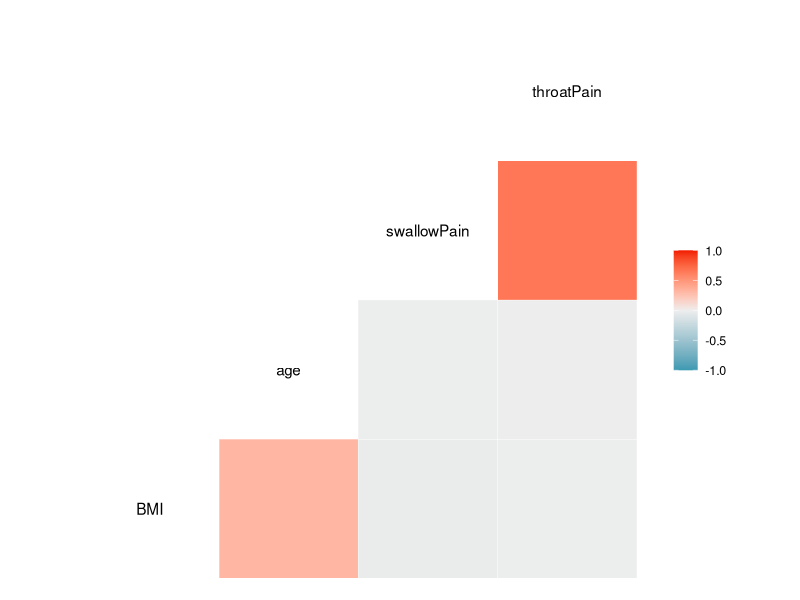
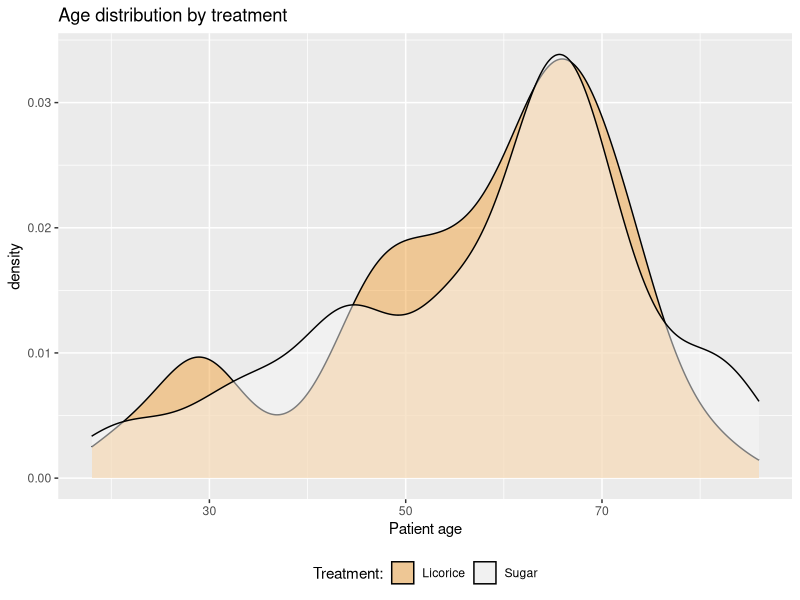
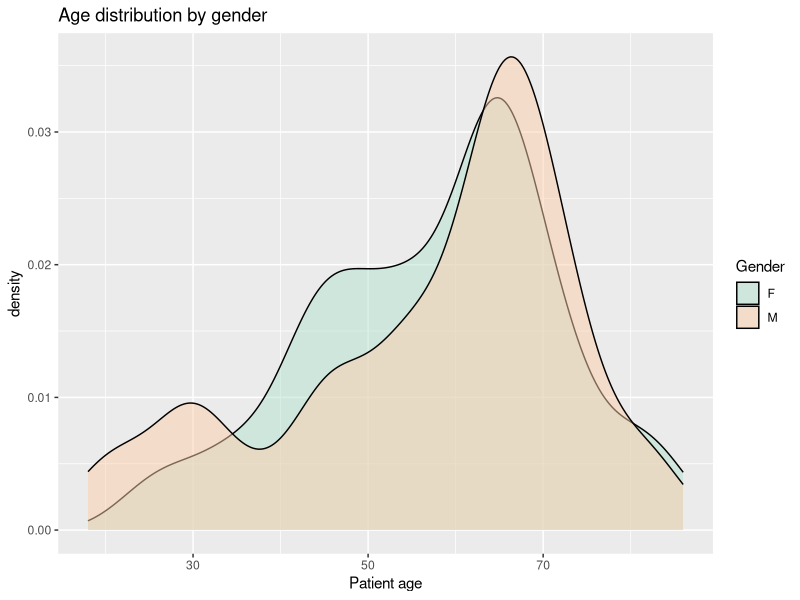
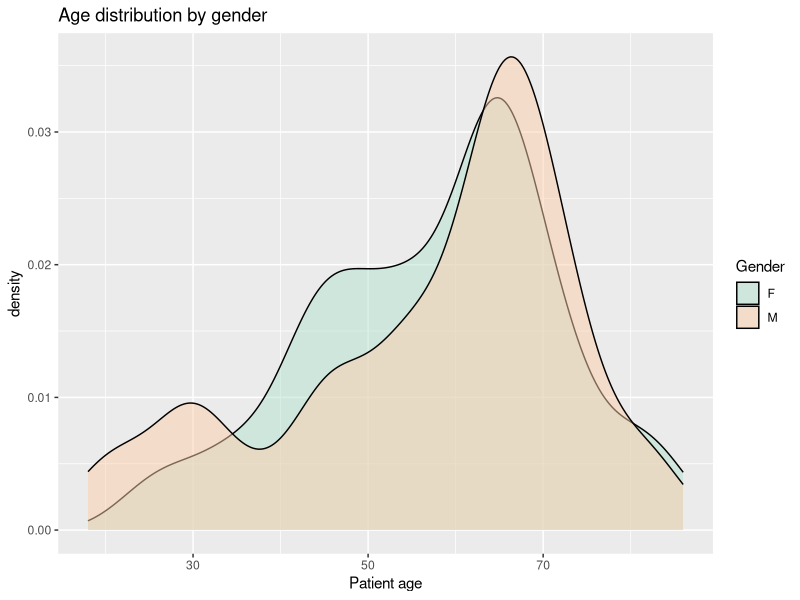
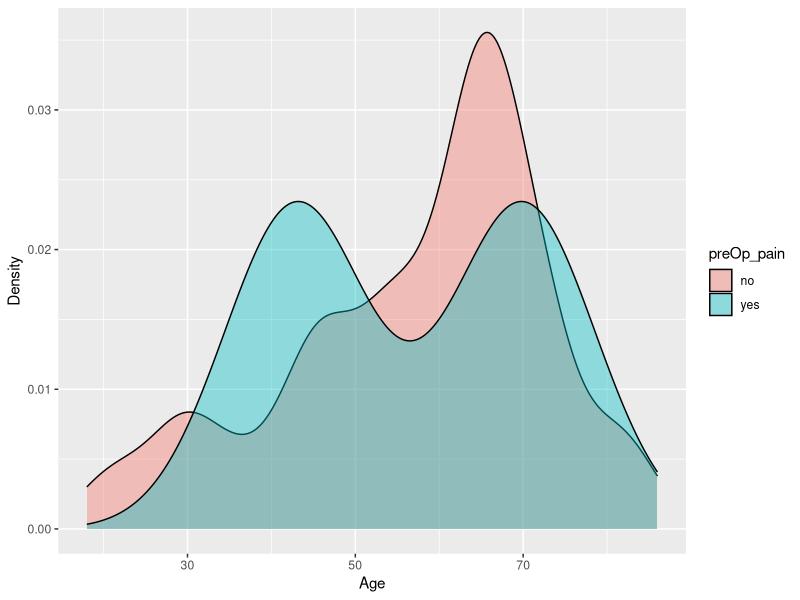

The R script that drew these images, in order:
## ---- chunk 1
knitr::opts_chunk$set(echo = TRUE)
## ---- chunk 2
library(tidyverse)
library(here)
library(ggplot2)
library(patchwork)
joined_exam_data <- read_delim(here("data","joined_exam_data_2025-09-09.txt"))

## ---- chunk 3
joined_exam_data %>%
  select(-patient_id) %>% 
  GGally::ggcorr()
## ---- chunk 4
ggplot <- ggplot(joined_exam_data, aes(x = age, fill = treat)) +
  geom_density(alpha = 0.5) +
  theme_gray() +
  labs(title = "Age distribution by treatment",
       x = "Patient age",
       fill = "Treatment:") +
  theme(legend.position = "bottom") +
  scale_fill_brewer(palette = "PuOr")
## ---- chunk 5
ggplot
## ---- chunk 6
density_age_distribution_by_gender <- ggplot(joined_exam_data, 
                                          aes(x = age, fill = gender)) +
  geom_density(alpha = 0.5) +
  labs(title = "Age distribution by gender", 
       x = "Patient age", 
       fill = "Gender") +
  scale_fill_brewer(palette = "Pastel2")
density_age_distribution_by_gender
## ---- chunk 7
density_age_distribution_by_gender
## ---- chunk 8
ggplot(joined_exam_data, aes(x = age, fill = preOp_pain)) +
  geom_density(alpha = 0.4) +
  labs(
    x = "Age",
    y = "Density"                 
  )
